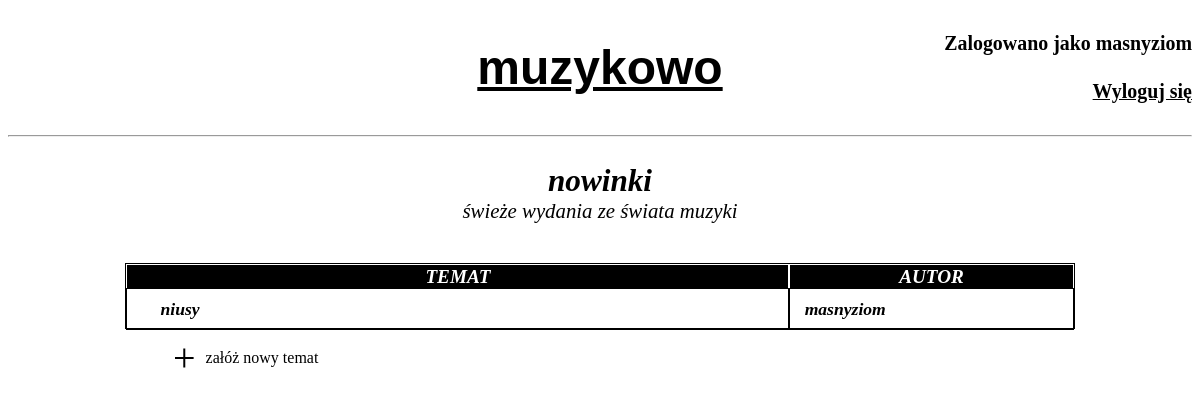
Page /nowinki/ (signed in) on the committed database.
### Forum/models.py (models this page shows, shortened)
class Section(models.Model):
    id = models.AutoField(primary_key=True)
    sortOrder = models.IntegerField()
    name = models.CharField(max_length=64)
    description = models.CharField(max_length=128, default='')

class Thread(models.Model):
    id = models.AutoField(primary_key=True)
    section = models.ForeignKey(Section, on_delete=models.CASCADE)
    title = models.CharField(max_length=128)
    content = models.TextField()
    author = models.ForeignKey(User, on_delete=models.DO_NOTHING)

### Forum/views.py (the view, shortened to what this page needs)
# urls.py: path('<str:sectionName>/', views.sectionpage, name='sectionpage'),
def sectionpage(request, sectionName):
    section = Section.objects.get(name = sectionName)
    threads = Thread.objects.filter(section=section)
    return render(request, 'section.html', {
        'section': section,
        'threads': threads,
    })

### templates/section.html (shortened to what this page needs)
{% extends 'base.html' %}
{% block 'siteContent' %}
<div class="sectionTitle">
    <h2>{{section.name}}</h2>
    <h4>{{section.description}}</h4>
</div>
<div class="sections">
    <div class="sectionsHeader">
        <p><b><i>TEMAT</i></b></p>
        <p><b><i>AUTOR</i></b></p>
    </div>
    {% for thread in threads %}
    <div class="section">
        <a href="{% url 'threadpage' section.name thread.id %}"><p><i><b>{{ thread.title }} </b></i></p></a>
        <p><b><i>{{ thread.author }}</i></b></p>
    </div>
    {% endfor %}
</div>
{% if user.is_authenticated %}
    <div class="makeThread">
        <a href="{% url 'newthread' section.name %}">
            <p class="bigPlus">+</p><p>załóż nowy temat</p>
        </a>
    </div>
{% endif %}
{% endblock %}

### templates/base.html (shortened to what this page needs)
<!DOCTYPE html>
<html>
    <head>
    </head>
    <body>
        <div class="topbar">
            <a class="logotype" href="/"><h1 class="logotype">muzykowo</h1></a>
            <div class="userlogin">
                {% if user.is_authenticated %}
                <h5>Zalogowano jako {{ user.username }}</h5>
                <a href="{% url 'logout' %}">
                    <h5>Wyloguj się</h5>
                </a>
                {% else %}
                <h5>Nie jesteś zalogowany</h5>
                <a href="{% url 'login' %}">
                    <h5>Zaloguj się</h5>
                </a>
                {% endif %}
            </div>
        </div>
        <hr>
        {% block 'siteContent' %}
        {% endblock %}
    </body>
</html>

### templates/base.html (style rules this page uses)
a { color: black; }
.topbar { display: grid; grid-template-columns: 30% 40% 30%; font-size: 1.5em; }
.logotype { font-family: Verdana, Geneva, Tahoma, sans-serif; grid-column-start: 2; text-align: center; }
.userlogin { text-align: right; grid-column-start: 3; display: flex; flex-direction: column; justify-content: space-evenly; }
.userlogin h5 { margin: 0; }

### templates/section.html (style rules this page uses)
.sections { margin-top: 5vh; margin-left: auto; margin-right: auto; border: 1px black solid; width: 80%; }
.sectionsHeader { display: grid; min-height: 3vh; grid-template-columns: 70% 30%; }
.section { display: grid; min-height: 5vh; grid-template-columns: 70% 30%; }
.section p { padding-left: 5%; text-align: left; display: flex; align-items: center; margin: 0; padding-top: auto; padding-bottom: auto; height: 100%; font-size: 1.1em; border: 1px black solid; }
.sectionsHeader p { font-size: 1.2em; color: white; background-color: black; display: flex; justify-content: center; align-items: center; margin: 0; padding-top: auto; padding-bottom: auto; height: 100%; border: 1px white solid; }
.section a { text-decoration: none; }
.sectionTitle { font-style: italic; text-align: center; margin: 0; font-size: 1.3em; }
.sectionTitle h2 { margin-bottom: 0; }
.sectionTitle h4 { font-weight: 100; margin: 0; }
.bigPlus { font-size: 2.5em; }
.makeThread { margin-left: 20vh; }
.makeThread a { display: flex; align-items: center; text-decoration: none; }
.makeThread p { height: 100%; text-align: center; align-self: center; margin: 5px; }

### rows in the picture
Section: name "nowinki", description "świeże wydania ze świata muzyki"
Thread: title "niusy", author "masnyziom"

### other values in the picture
{{ user.username }} "masnyziom"
